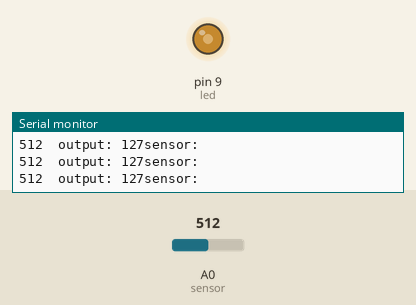
A sketch run on a simulated Arduino Uno, built with avr-gcc and run on an emulated ATmega328P. On the bench: output pins drawn as LEDs (lit = HIGH), the last lines printed to the serial monitor. The inputs (shaded band) are chosen by the test bench; at power-on: A0 (sensor) = 512.

Above: at 1.2 s.
1.3 s: A0 (sensor) set to 414
At 2.3 s:
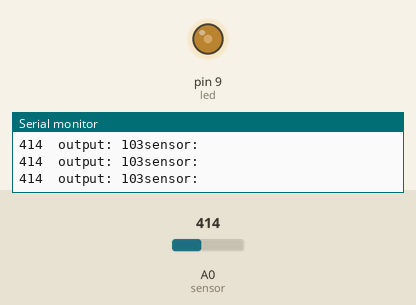
4.3 s: A0 (sensor) set to 392
At 4.6 s:
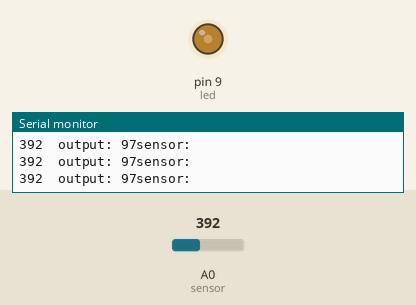
7.3 s: A0 (sensor) set to 122
At 7.7 s:
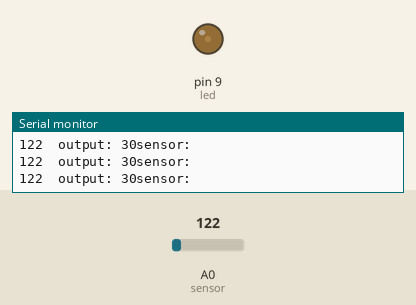
8.8 s: A0 (sensor) set to 107
At 9.1 s:
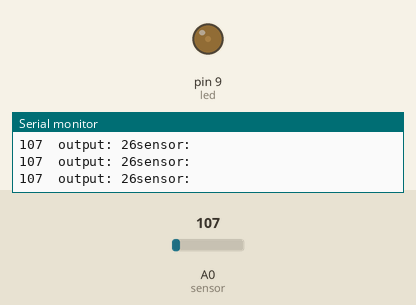
10.3 s: A0 (sensor) set to 91
At 11.7 s:
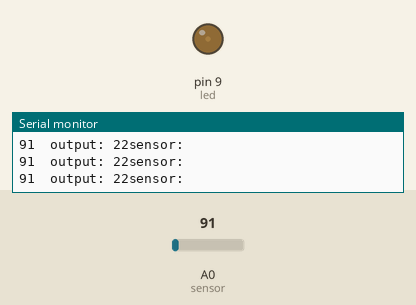
13.3 s: A0 (sensor) set to 11
At 13.8 s:
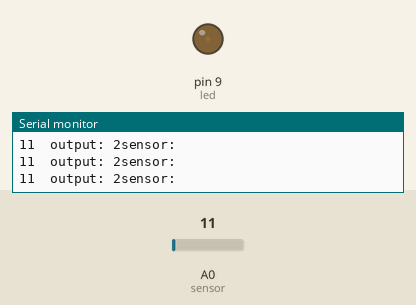
16.3 s: A0 (sensor) set to 8
Timing chart, 0 to 18.8 s (numbered marks = the images above; inputs shaded):
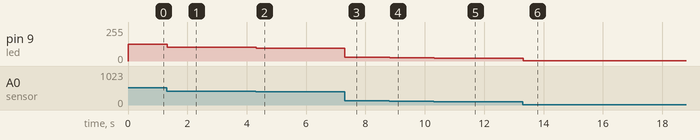

The sketch:

1_LED_1_Potensio_Redup_Terang.ino
```cpp
byte sensor= A0;
byte led= 9;
 int nilai; int output;

void setup(){
  pinMode(led, OUTPUT);
  Serial.begin(9600);
}
void loop(){
  nilai= analogRead(sensor);
  output= map(nilai, 0, 1023, 0, 255);

  analogWrite(led, output);

  Serial.println("sensor: ");
  Serial.print(nilai);
  Serial.print("  ");
  Serial.print("output: ");
  Serial.print(output);

  delay(2);
}
```

Measured:
- after the input at 1.3 s, pin 9 (led): 127/255 → 103/255 at once
- after the input at 4.3 s, pin 9 (led): 103/255 → 97/255 at once
- after the input at 7.3 s, pin 9 (led): 97/255 → 30/255 at once
- after the input at 8.8 s, pin 9 (led): 30/255 → 26/255 at once
- after the input at 10.3 s, pin 9 (led): 26/255 → 22/255 at once
- after the input at 13.3 s, pin 9 (led): 22/255 → 2/255 at once
- after the input at 16.3 s, pin 9 (led): 2/255 → 1/255 at once
